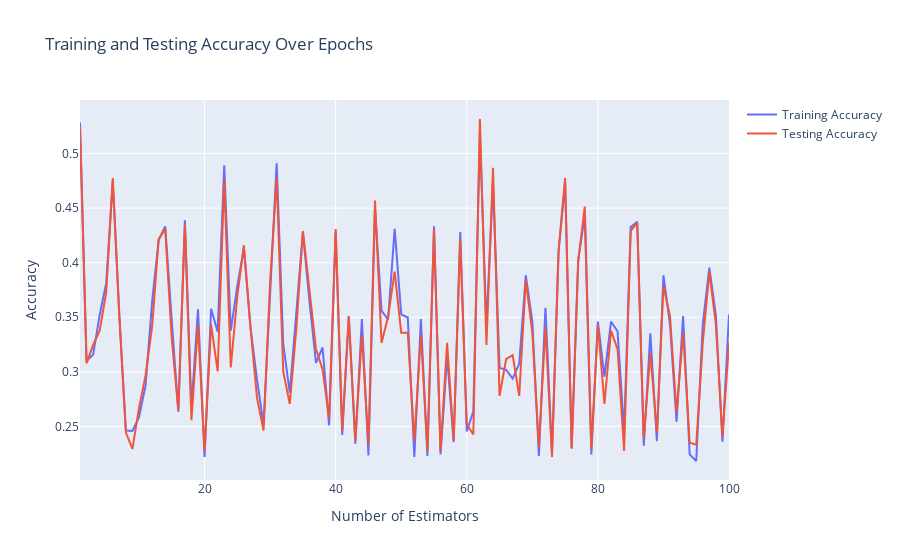
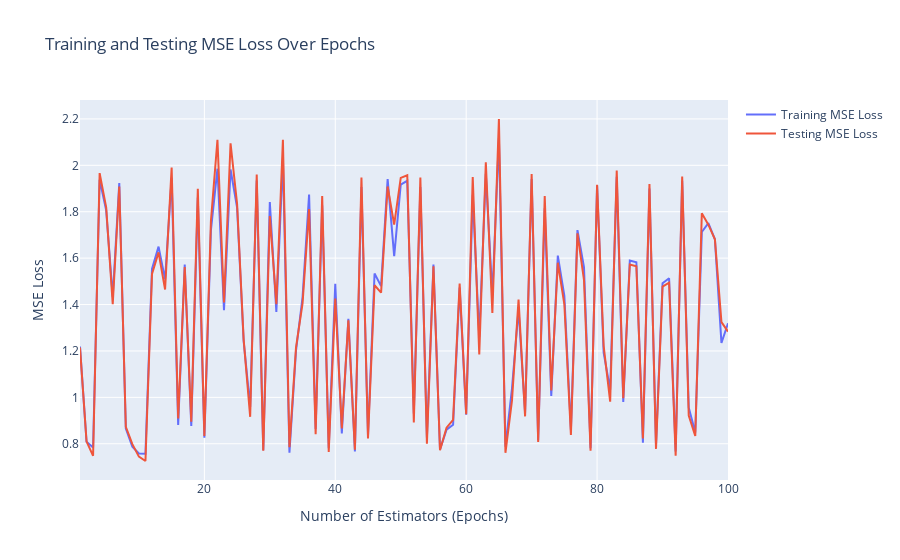

Here is the notebook cell these charts were saved with, in order:
### Markdown cell above
### 25 features

### Code cell
ada_boost_func(X_train_most,y_train_most,X_test_most,y_test_most)
